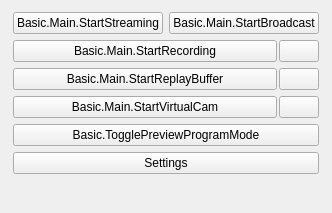
<?xml version="1.0" encoding="UTF-8"?>
<ui version="4.0">
 <class>OBSBasicControls</class>
 <widget class="QWidget" name="OBSBasicControls">
  <property name="geometry">
   <rect>
    <x>0</x>
    <y>0</y>
    <width>318</width>
    <height>213</height>
   </rect>
  </property>
  <layout class="QVBoxLayout" name="verticalLayout_9">
   <property name="spacing">
    <number>0</number>
   </property>
   <property name="leftMargin">
    <number>1</number>
   </property>
   <property name="topMargin">
    <number>0</number>
   </property>
   <property name="rightMargin">
    <number>1</number>
   </property>
   <property name="bottomMargin">
    <number>1</number>
   </property>
   <item>
    <widget class="QFrame" name="controlsFrame">
     <layout class="QVBoxLayout" name="buttonsVLayout">
      <property name="spacing">
       <number>6</number>
      </property>
      <property name="leftMargin">
       <number>12</number>
      </property>
      <property name="topMargin">
       <number>12</number>
      </property>
      <property name="rightMargin">
       <number>12</number>
      </property>
      <property name="bottomMargin">
       <number>12</number>
      </property>
      <item>
       <layout class="QHBoxLayout" name="horizontalLayout_7">
        <item>
         <widget class="QPushButton" name="streamButton">
          <property name="enabled">
           <bool>true</bool>
          </property>
          <property name="sizePolicy">
           <sizepolicy hsizetype="Ignored" vsizetype="Fixed">
            <horstretch>0</horstretch>
            <verstretch>0</verstretch>
           </sizepolicy>
          </property>
          <property name="minimumSize">
           <size>
            <width>150</width>
            <height>0</height>
           </size>
          </property>
          <property name="text">
           <string>Basic.Main.StartStreaming</string>
          </property>
         </widget>
        </item>
        <item>
         <widget class="QPushButton" name="broadcastButton">
          <property name="enabled">
           <bool>true</bool>
          </property>
          <property name="sizePolicy">
           <sizepolicy hsizetype="Ignored" vsizetype="Fixed">
            <horstretch>0</horstretch>
            <verstretch>0</verstretch>
           </sizepolicy>
          </property>
          <property name="minimumSize">
           <size>
            <width>150</width>
            <height>0</height>
           </size>
          </property>
          <property name="text">
           <string>Basic.Main.StartBroadcast</string>
          </property>
         </widget>
        </item>
       </layout>
      </item>
      <item>
       <layout class="QHBoxLayout" name="recordingLayout">
        <property name="spacing">
         <number>2</number>
        </property>
        <property name="leftMargin">
         <number>0</number>
        </property>
        <property name="topMargin">
         <number>0</number>
        </property>
        <property name="rightMargin">
         <number>0</number>
        </property>
        <property name="bottomMargin">
         <number>0</number>
        </property>
        <item>
         <widget class="QPushButton" name="recordButton">
          <property name="enabled">
           <bool>true</bool>
          </property>
          <property name="sizePolicy">
           <sizepolicy hsizetype="MinimumExpanding" vsizetype="Fixed">
            <horstretch>0</horstretch>
            <verstretch>0</verstretch>
           </sizepolicy>
          </property>
          <property name="minimumSize">
           <size>
            <width>0</width>
            <height>0</height>
           </size>
          </property>
          <property name="text">
           <string>Basic.Main.StartRecording</string>
          </property>
         </widget>
        </item>
        <item>
         <widget class="QPushButton" name="pauseRecordButton">
          <property name="enabled">
           <bool>true</bool>
          </property>
          <property name="minimumSize">
           <size>
            <width>0</width>
            <height>0</height>
           </size>
          </property>
          <property name="toolTip">
           <string>Basic.Main.PauseRecording</string>
          </property>
          <property name="accessibleName">
           <string>Basic.Main.PauseRecording</string>
          </property>
          <property name="icon">
           <iconset resource="obs.qrc">
            <normaloff>:/res/images/media-pause.svg</normaloff>:/res/images/media-pause.svg</iconset>
          </property>
          <property name="class" stdset="0">
           <string>icon-media-pause</string>
          </property>
         </widget>
        </item>
       </layout>
      </item>
      <item>
       <layout class="QHBoxLayout" name="replayBufferLayout">
        <property name="spacing">
         <number>2</number>
        </property>
        <property name="leftMargin">
         <number>0</number>
        </property>
        <property name="topMargin">
         <number>0</number>
        </property>
        <property name="rightMargin">
         <number>0</number>
        </property>
        <property name="bottomMargin">
         <number>0</number>
        </property>
        <item>
         <widget class="QPushButton" name="replayBufferButton">
          <property name="enabled">
           <bool>true</bool>
          </property>
          <property name="sizePolicy">
           <sizepolicy hsizetype="MinimumExpanding" vsizetype="Fixed">
            <horstretch>0</horstretch>
            <verstretch>0</verstretch>
           </sizepolicy>
          </property>
          <property name="minimumSize">
           <size>
            <width>0</width>
            <height>0</height>
           </size>
          </property>
          <property name="text">
           <string>Basic.Main.StartReplayBuffer</string>
          </property>
         </widget>
        </item>
        <item>
         <widget class="QPushButton" name="saveReplayButton">
          <property name="enabled">
           <bool>true</bool>
          </property>
          <property name="minimumSize">
           <size>
            <width>0</width>
            <height>0</height>
           </size>
          </property>
          <property name="toolTip">
           <string>Basic.Main.SaveReplay</string>
          </property>
          <property name="accessibleName">
           <string>Basic.Main.SaveReplay</string>
          </property>
          <property name="icon">
           <iconset resource="obs.qrc">
            <normaloff>:/res/images/save.svg</normaloff>:/res/images/save.svg</iconset>
          </property>
          <property name="class" stdset="0">
           <string>icon-save</string>
          </property>
         </widget>
        </item>
       </layout>
      </item>
      <item>
       <layout class="QHBoxLayout" name="virtualCamLayout">
        <property name="spacing">
         <number>2</number>
        </property>
        <property name="leftMargin">
         <number>0</number>
        </property>
        <property name="topMargin">
         <number>0</number>
        </property>
        <property name="rightMargin">
         <number>0</number>
        </property>
        <property name="bottomMargin">
         <number>0</number>
        </property>
        <item>
         <widget class="QPushButton" name="virtualCamButton">
          <property name="enabled">
           <bool>true</bool>
          </property>
          <property name="sizePolicy">
           <sizepolicy hsizetype="MinimumExpanding" vsizetype="Fixed">
            <horstretch>0</horstretch>
            <verstretch>0</verstretch>
           </sizepolicy>
          </property>
          <property name="minimumSize">
           <size>
            <width>0</width>
            <height>0</height>
           </size>
          </property>
          <property name="text">
           <string>Basic.Main.StartVirtualCam</string>
          </property>
         </widget>
        </item>
        <item>
         <widget class="QPushButton" name="virtualCamConfigButton">
          <property name="enabled">
           <bool>true</bool>
          </property>
          <property name="minimumSize">
           <size>
            <width>0</width>
            <height>0</height>
           </size>
          </property>
          <property name="toolTip">
           <string>Basic.Main.VirtualCamConfig</string>
          </property>
          <property name="accessibleName">
           <string>Basic.Main.VirtualCamConfig</string>
          </property>
          <property name="icon">
           <iconset resource="obs.qrc">
            <normaloff>:/settings/images/settings/general.svg</normaloff>:/settings/images/settings/general.svg</iconset>
          </property>
          <property name="class" stdset="0">
           <string>icon-gear</string>
          </property>
         </widget>
        </item>
       </layout>
      </item>
      <item>
       <widget class="QPushButton" name="modeSwitch">
        <property name="sizePolicy">
         <sizepolicy hsizetype="Ignored" vsizetype="Fixed">
          <horstretch>0</horstretch>
          <verstretch>0</verstretch>
         </sizepolicy>
        </property>
        <property name="minimumSize">
         <size>
          <width>150</width>
          <height>0</height>
         </size>
        </property>
        <property name="text">
         <string>Basic.TogglePreviewProgramMode</string>
        </property>
       </widget>
      </item>
      <item>
       <widget class="QPushButton" name="settingsButton">
        <property name="sizePolicy">
         <sizepolicy hsizetype="Ignored" vsizetype="Fixed">
          <horstretch>0</horstretch>
          <verstretch>0</verstretch>
         </sizepolicy>
        </property>
        <property name="minimumSize">
         <size>
          <width>150</width>
          <height>0</height>
         </size>
        </property>
        <property name="text">
         <string>Settings</string>
        </property>
       </widget>
      </item>
      <item>
       <spacer name="expVSpacer">
        <property name="orientation">
         <enum>Qt::Orientation::Vertical</enum>
        </property>
        <property name="sizeHint" stdset="0">
         <size>
          <width>0</width>
          <height>0</height>
         </size>
        </property>
       </spacer>
      </item>
     </layout>
    </widget>
   </item>
  </layout>
 </widget>
 <resources>
  <include location="obs.qrc"/>
 </resources>
 <connections/>
</ui>
